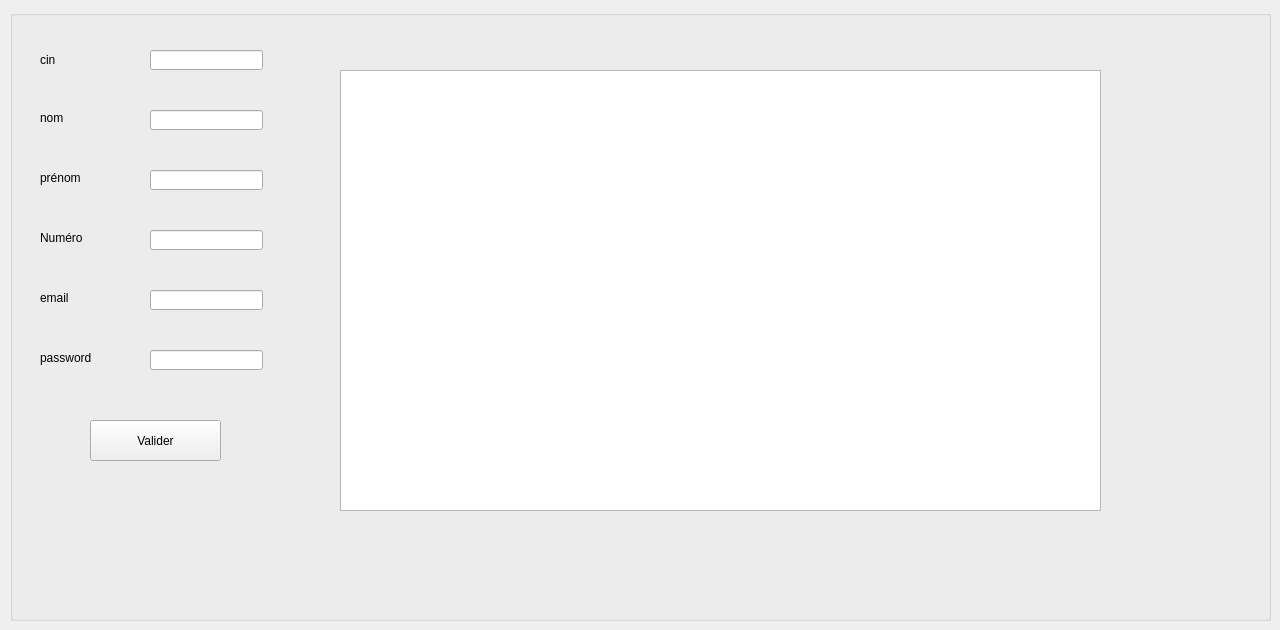
      <widget class="QWidget" name="tab">
       <attribute name="title">
        <string>Ajouter</string>
       </attribute>
       <widget class="QGroupBox" name="groupBox">
        <property name="geometry">
         <rect>
          <x>10</x>
          <y>10</y>
          <width>1261</width>
          <height>611</height>
         </rect>
        </property>
        <property name="title">
         <string/>
        </property>
        <widget class="QTableView" name="tab_employe">
         <property name="geometry">
          <rect>
           <x>330</x>
           <y>60</y>
           <width>761</width>
           <height>441</height>
          </rect>
         </property>
        </widget>
        <widget class="QLabel" name="label">
         <property name="geometry">
          <rect>
           <x>30</x>
           <y>40</y>
           <width>71</width>
           <height>20</height>
          </rect>
         </property>
         <property name="text">
          <string>cin</string>
         </property>
        </widget>
        <widget class="QLabel" name="label_2">
         <property name="geometry">
          <rect>
           <x>30</x>
           <y>100</y>
           <width>101</width>
           <height>16</height>
          </rect>
         </property>
         <property name="text">
          <string>nom</string>
         </property>
        </widget>
        <widget class="QLabel" name="label_3">
         <property name="geometry">
          <rect>
           <x>30</x>
           <y>160</y>
           <width>91</width>
           <height>16</height>
          </rect>
         </property>
         <property name="text">
          <string>prénom</string>
         </property>
        </widget>
        <widget class="QLabel" name="label_5">
         <property name="geometry">
          <rect>
           <x>30</x>
           <y>220</y>
           <width>101</width>
           <height>16</height>
          </rect>
         </property>
         <property name="text">
          <string>Numéro</string>
         </property>
        </widget>
        <widget class="QLabel" name="label_6">
         <property name="geometry">
          <rect>
           <x>30</x>
           <y>280</y>
           <width>71</width>
           <height>16</height>
          </rect>
         </property>
         <property name="text">
          <string>email</string>
         </property>
        </widget>
        <widget class="QLabel" name="label_7">
         <property name="geometry">
          <rect>
           <x>30</x>
           <y>340</y>
           <width>91</width>
           <height>16</height>
          </rect>
         </property>
         <property name="text">
          <string>password</string>
         </property>
        </widget>
        <widget class="QLineEdit" name="le_cin">
         <property name="geometry">
          <rect>
           <x>140</x>
           <y>40</y>
           <width>113</width>
           <height>20</height>
          </rect>
         </property>
        </widget>
        <widget class="QLineEdit" name="le_nom">
         <property name="geometry">
          <rect>
           <x>140</x>
           <y>100</y>
           <width>113</width>
           <height>20</height>
          </rect>
         </property>
        </widget>
        <widget class="QLineEdit" name="le_prenom">
         <property name="geometry">
          <rect>
           <x>140</x>
           <y>160</y>
           <width>113</width>
           <height>20</height>
          </rect>
         </property>
        </widget>
        <widget class="QLineEdit" name="le_numero">
         <property name="geometry">
          <rect>
           <x>140</x>
           <y>220</y>
           <width>113</width>
           <height>20</height>
          </rect>
         </property>
        </widget>
        <widget class="QLineEdit" name="le_email">
         <property name="geometry">
          <rect>
           <x>140</x>
           <y>280</y>
           <width>113</width>
           <height>20</height>
          </rect>
         </property>
        </widget>
        <widget class="QLineEdit" name="le_password">
         <property name="geometry">
          <rect>
           <x>140</x>
           <y>340</y>
           <width>113</width>
           <height>20</height>
          </rect>
         </property>
        </widget>
        <widget class="QPushButton" name="pb_ajouter">
         <property name="geometry">
          <rect>
           <x>80</x>
           <y>410</y>
           <width>131</width>
           <height>41</height>
          </rect>
         </property>
         <property name="text">
          <string>Valider</string>
         </property>
        </widget>
       </widget>
      </widget>
